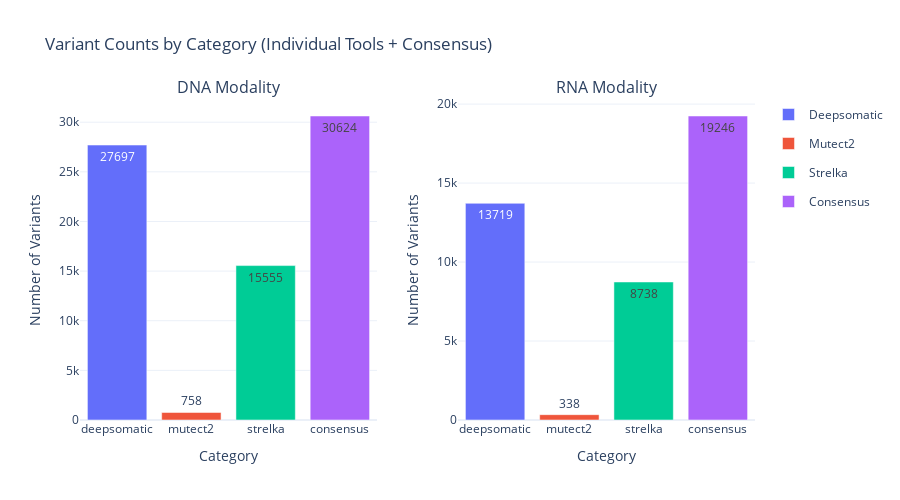

This figure's notebook cell:
### Markdown cell above
### Plot 4: Consensus vs Individual Tools

### Code cell
visualizer.plot_consensus_comparison()

### Figure 1 — Plotly figure (JSON) as saved in the notebook; plotly's stock layout.template omitted (floating-point values rounded to 4 significant figures)
{"data": [{"legendgroup": "deepsomatic", "marker": {"color": "#636EFA"}, "name": "Deepsomatic", "showlegend": true, "text": [27700.0], "textposition": "auto", "type": "bar", "x": ["deepsomatic"], "xaxis": "x", "y": [27697], "yaxis": "y"}, {"legendgroup": "mutect2", "marker": {"color": "#EF553B"}, "name": "Mutect2", "showlegend": true, "text": [758.0], "textposition": "auto", "type": "bar", "x": ["mutect2"], "xaxis": "x", "y": [758], "yaxis": "y"}, {"legendgroup": "strelka", "marker": {"color": "#00CC96"}, "name": "Strelka", "showlegend": true, "text": [15560.0], "textposition": "auto", "type": "bar", "x": ["strelka"], "xaxis": "x", "y": [15555], "yaxis": "y"}, {"legendgroup": "consensus", "marker": {"color": "#AB63FA"}, "name": "Consensus", "showlegend": true, "text": [30620.0], "textposition": "auto", "type": "bar", "x": ["consensus"], "xaxis": "x", "y": [30624], "yaxis": "y"}, {"legendgroup": "deepsomatic", "marker": {"color": "#636EFA"}, "name": "Deepsomatic", "showlegend": false, "text": [13720.0], "textposition": "auto", "type": "bar", "x": ["deepsomatic"], "xaxis": "x2", "y": [13719], "yaxis": "y2"}, {"legendgroup": "mutect2", "marker": {"color": "#EF553B"}, "name": "Mutect2", "showlegend": false, "text": [338.0], "textposition": "auto", "type": "bar", "x": ["mutect2"], "xaxis": "x2", "y": [338], "yaxis": "y2"}, {"legendgroup": "strelka", "marker": {"color": "#00CC96"}, "name": "Strelka", "showlegend": false, "text": [8738.0], "textposition": "auto", "type": "bar", "x": ["strelka"], "xaxis": "x2", "y": [8738], "yaxis": "y2"}, {"legendgroup": "consensus", "marker": {"color": "#AB63FA"}, "name": "Consensus", "showlegend": false, "text": [19250.0], "textposition": "auto", "type": "bar", "x": ["consensus"], "xaxis": "x2", "y": [19246], "yaxis": "y2"}], "layout": {"annotations": [{"font": {"size": 16}, "showarrow": false, "text": "DNA Modality", "x": 0.22, "xanchor": "center", "xref": "paper", "y": 1, "yanchor": "bottom", "yref": "paper"}, {"font": {"size": 16}, "showarrow": false, "text": "RNA Modality", "x": 0.78, "xanchor": "center", "xref": "paper", "y": 1, "yanchor": "bottom", "yref": "paper"}], "barmode": "group", "height": 500, "title": {"text": "Variant Counts by Category (Individual Tools + Consensus)"}, "xaxis": {"anchor": "y", "domain": [0, 0.44], "title": {"text": "Category"}}, "xaxis2": {"anchor": "y2", "domain": [0.56, 1], "title": {"text": "Category"}}, "yaxis": {"anchor": "x", "domain": [0, 1], "title": {"text": "Number of Variants"}}, "yaxis2": {"anchor": "x2", "domain": [0, 1], "title": {"text": "Number of Variants"}}}}
